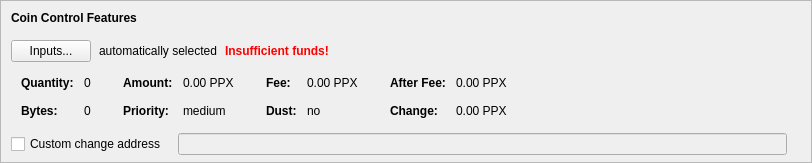
    <widget class="QFrame" name="frameCoinControl">
     <property name="sizePolicy">
      <sizepolicy hsizetype="Expanding" vsizetype="Expanding">
       <horstretch>0</horstretch>
       <verstretch>0</verstretch>
      </sizepolicy>
     </property>
     <property name="maximumSize">
      <size>
       <width>16777215</width>
       <height>16777215</height>
      </size>
     </property>
     <property name="frameShape">
      <enum>QFrame::StyledPanel</enum>
     </property>
     <property name="frameShadow">
      <enum>QFrame::Sunken</enum>
     </property>
     <layout class="QVBoxLayout" name="verticalLayoutCoinControl2">
      <property name="spacing">
       <number>0</number>
      </property>
      <property name="leftMargin">
       <number>0</number>
      </property>
      <property name="topMargin">
       <number>0</number>
      </property>
      <property name="rightMargin">
       <number>0</number>
      </property>
      <property name="bottomMargin">
       <number>6</number>
      </property>
      <item>
       <layout class="QVBoxLayout" name="verticalLayoutCoinControl" stretch="0,0,0,0,1">
        <property name="spacing">
         <number>0</number>
        </property>
        <property name="leftMargin">
         <number>10</number>
        </property>
        <property name="topMargin">
         <number>10</number>
        </property>
        <item>
         <layout class="QHBoxLayout" name="horizontalLayoutCoinControl1">
          <property name="bottomMargin">
           <number>15</number>
          </property>
          <item>
           <widget class="QLabel" name="labelCoinControlFeatures">
            <property name="sizePolicy">
             <sizepolicy hsizetype="Preferred" vsizetype="Maximum">
              <horstretch>0</horstretch>
              <verstretch>0</verstretch>
             </sizepolicy>
            </property>
            <property name="font">
             <font>
              <weight>75</weight>
              <bold>true</bold>
             </font>
            </property>
            <property name="styleSheet">
             <string notr="true">font-weight:bold;</string>
            </property>
            <property name="text">
             <string>Coin Control Features</string>
            </property>
           </widget>
          </item>
         </layout>
        </item>
        <item>
         <layout class="QHBoxLayout" name="horizontalLayoutCoinControl2" stretch="0,0,0,0">
          <property name="spacing">
           <number>8</number>
          </property>
          <property name="bottomMargin">
           <number>10</number>
          </property>
          <item>
           <widget class="QPushButton" name="pushButtonCoinControl">
            <property name="styleSheet">
             <string notr="true"/>
            </property>
            <property name="text">
             <string>Inputs...</string>
            </property>
            <property name="autoDefault">
             <bool>false</bool>
            </property>
           </widget>
          </item>
          <item>
           <widget class="QLabel" name="labelCoinControlAutomaticallySelected">
            <property name="text">
             <string>automatically selected</string>
            </property>
            <property name="margin">
             <number>5</number>
            </property>
           </widget>
          </item>
          <item>
           <widget class="QLabel" name="labelCoinControlInsuffFunds">
            <property name="font">
             <font>
              <weight>75</weight>
              <bold>true</bold>
             </font>
            </property>
            <property name="styleSheet">
             <string notr="true">color:red;font-weight:bold;</string>
            </property>
            <property name="text">
             <string>Insufficient funds!</string>
            </property>
            <property name="margin">
             <number>5</number>
            </property>
           </widget>
          </item>
          <item>
           <spacer name="horizontalSpacerCoinControl">
            <property name="orientation">
             <enum>Qt::Horizontal</enum>
            </property>
            <property name="sizeHint" stdset="0">
             <size>
              <width>40</width>
              <height>1</height>
             </size>
            </property>
           </spacer>
          </item>
         </layout>
        </item>
        <item>
         <widget class="QWidget" name="widgetCoinControl" native="true">
          <property name="sizePolicy">
           <sizepolicy hsizetype="Preferred" vsizetype="Preferred">
            <horstretch>0</horstretch>
            <verstretch>0</verstretch>
           </sizepolicy>
          </property>
          <property name="minimumSize">
           <size>
            <width>0</width>
            <height>0</height>
           </size>
          </property>
          <property name="styleSheet">
           <string notr="true"/>
          </property>
          <layout class="QHBoxLayout" name="horizontalLayoutCoinControl5">
           <property name="leftMargin">
            <number>0</number>
           </property>
           <property name="topMargin">
            <number>0</number>
           </property>
           <property name="rightMargin">
            <number>0</number>
           </property>
           <property name="bottomMargin">
            <number>0</number>
           </property>
           <item>
            <layout class="QHBoxLayout" name="horizontalLayoutCoinControl3" stretch="0,0,0,1">
             <property name="spacing">
              <number>20</number>
             </property>
             <property name="topMargin">
              <number>0</number>
             </property>
             <property name="bottomMargin">
              <number>10</number>
             </property>
             <item>
              <layout class="QFormLayout" name="formLayoutCoinControl1">
               <property name="horizontalSpacing">
                <number>10</number>
               </property>
               <property name="verticalSpacing">
                <number>14</number>
               </property>
               <property name="leftMargin">
                <number>10</number>
               </property>
               <property name="topMargin">
                <number>4</number>
               </property>
               <property name="rightMargin">
                <number>6</number>
               </property>
               <item row="0" column="0">
                <widget class="QLabel" name="labelCoinControlQuantityText">
                 <property name="font">
                  <font>
                   <weight>75</weight>
                   <bold>true</bold>
                  </font>
                 </property>
                 <property name="text">
                  <string>Quantity:</string>
                 </property>
                 <property name="margin">
                  <number>0</number>
                 </property>
                </widget>
               </item>
               <item row="0" column="1">
                <widget class="QLabel" name="labelCoinControlQuantity">
                 <property name="cursor">
                  <cursorShape>IBeamCursor</cursorShape>
                 </property>
                 <property name="contextMenuPolicy">
                  <enum>Qt::ActionsContextMenu</enum>
                 </property>
                 <property name="text">
                  <string notr="true">0</string>
                 </property>
                 <property name="margin">
                  <number>0</number>
                 </property>
                 <property name="textInteractionFlags">
                  <set>Qt::LinksAccessibleByMouse|Qt::TextSelectableByKeyboard|Qt::TextSelectableByMouse</set>
                 </property>
                </widget>
               </item>
               <item row="1" column="0">
                <widget class="QLabel" name="labelCoinControlBytesText">
                 <property name="font">
                  <font>
                   <weight>75</weight>
                   <bold>true</bold>
                  </font>
                 </property>
                 <property name="text">
                  <string>Bytes:</string>
                 </property>
                </widget>
               </item>
               <item row="1" column="1">
                <widget class="QLabel" name="labelCoinControlBytes">
                 <property name="cursor">
                  <cursorShape>IBeamCursor</cursorShape>
                 </property>
                 <property name="contextMenuPolicy">
                  <enum>Qt::ActionsContextMenu</enum>
                 </property>
                 <property name="text">
                  <string notr="true">0</string>
                 </property>
                 <property name="textInteractionFlags">
                  <set>Qt::LinksAccessibleByMouse|Qt::TextSelectableByKeyboard|Qt::TextSelectableByMouse</set>
                 </property>
                </widget>
               </item>
              </layout>
             </item>
             <item>
              <layout class="QFormLayout" name="formLayoutCoinControl2">
               <property name="horizontalSpacing">
                <number>10</number>
               </property>
               <property name="verticalSpacing">
                <number>14</number>
               </property>
               <property name="leftMargin">
                <number>6</number>
               </property>
               <property name="topMargin">
                <number>4</number>
               </property>
               <property name="rightMargin">
                <number>6</number>
               </property>
               <item row="0" column="0">
                <widget class="QLabel" name="labelCoinControlAmountText">
                 <property name="font">
                  <font>
                   <weight>75</weight>
                   <bold>true</bold>
                  </font>
                 </property>
                 <property name="text">
                  <string>Amount:</string>
                 </property>
                 <property name="margin">
                  <number>0</number>
                 </property>
                </widget>
               </item>
               <item row="0" column="1">
                <widget class="QLabel" name="labelCoinControlAmount">
                 <property name="cursor">
                  <cursorShape>IBeamCursor</cursorShape>
                 </property>
                 <property name="contextMenuPolicy">
                  <enum>Qt::ActionsContextMenu</enum>
                 </property>
                 <property name="text">
                  <string notr="true">0.00 PPX</string>
                 </property>
                 <property name="textInteractionFlags">
                  <set>Qt::LinksAccessibleByMouse|Qt::TextSelectableByKeyboard|Qt::TextSelectableByMouse</set>
                 </property>
                </widget>
               </item>
               <item row="1" column="0">
                <widget class="QLabel" name="labelCoinControlPriorityText">
                 <property name="font">
                  <font>
                   <weight>75</weight>
                   <bold>true</bold>
                  </font>
                 </property>
                 <property name="text">
                  <string>Priority:</string>
                 </property>
                </widget>
               </item>
               <item row="1" column="1">
                <widget class="QLabel" name="labelCoinControlPriority">
                 <property name="cursor">
                  <cursorShape>IBeamCursor</cursorShape>
                 </property>
                 <property name="contextMenuPolicy">
                  <enum>Qt::ActionsContextMenu</enum>
                 </property>
                 <property name="text">
                  <string>medium</string>
                 </property>
                 <property name="textInteractionFlags">
                  <set>Qt::LinksAccessibleByMouse|Qt::TextSelectableByKeyboard|Qt::TextSelectableByMouse</set>
                 </property>
                </widget>
               </item>
              </layout>
             </item>
             <item>
              <layout class="QFormLayout" name="formLayoutCoinControl3">
               <property name="horizontalSpacing">
                <number>10</number>
               </property>
               <property name="verticalSpacing">
                <number>14</number>
               </property>
               <property name="leftMargin">
                <number>6</number>
               </property>
               <property name="topMargin">
                <number>4</number>
               </property>
               <property name="rightMargin">
                <number>6</number>
               </property>
               <item row="0" column="0">
                <widget class="QLabel" name="labelCoinControlFeeText">
                 <property name="font">
                  <font>
                   <weight>75</weight>
                   <bold>true</bold>
                  </font>
                 </property>
                 <property name="text">
                  <string>Fee:</string>
                 </property>
                 <property name="margin">
                  <number>0</number>
                 </property>
                </widget>
               </item>
               <item row="0" column="1">
                <widget class="QLabel" name="labelCoinControlFee">
                 <property name="cursor">
                  <cursorShape>IBeamCursor</cursorShape>
                 </property>
                 <property name="contextMenuPolicy">
                  <enum>Qt::ActionsContextMenu</enum>
                 </property>
                 <property name="text">
                  <string notr="true">0.00 PPX</string>
                 </property>
                 <property name="textInteractionFlags">
                  <set>Qt::LinksAccessibleByMouse|Qt::TextSelectableByKeyboard|Qt::TextSelectableByMouse</set>
                 </property>
                </widget>
               </item>
               <item row="1" column="0">
                <widget class="QLabel" name="labelCoinControlLowOutputText">
                 <property name="font">
                  <font>
                   <weight>75</weight>
                   <bold>true</bold>
                  </font>
                 </property>
                 <property name="text">
                  <string>Dust:</string>
                 </property>
                </widget>
               </item>
               <item row="1" column="1">
                <widget class="QLabel" name="labelCoinControlLowOutput">
                 <property name="cursor">
                  <cursorShape>IBeamCursor</cursorShape>
                 </property>
                 <property name="contextMenuPolicy">
                  <enum>Qt::ActionsContextMenu</enum>
                 </property>
                 <property name="text">
                  <string>no</string>
                 </property>
                 <property name="textInteractionFlags">
                  <set>Qt::LinksAccessibleByMouse|Qt::TextSelectableByKeyboard|Qt::TextSelectableByMouse</set>
                 </property>
                </widget>
               </item>
              </layout>
             </item>
             <item>
              <layout class="QFormLayout" name="formLayoutCoinControl4">
               <property name="horizontalSpacing">
                <number>10</number>
               </property>
               <property name="verticalSpacing">
                <number>14</number>
               </property>
               <property name="leftMargin">
                <number>6</number>
               </property>
               <property name="topMargin">
                <number>4</number>
               </property>
               <property name="rightMargin">
                <number>6</number>
               </property>
               <item row="0" column="0">
                <widget class="QLabel" name="labelCoinControlAfterFeeText">
                 <property name="font">
                  <font>
                   <weight>75</weight>
                   <bold>true</bold>
                  </font>
                 </property>
                 <property name="text">
                  <string>After Fee:</string>
                 </property>
                 <property name="margin">
                  <number>0</number>
                 </property>
                </widget>
               </item>
               <item row="0" column="1">
                <widget class="QLabel" name="labelCoinControlAfterFee">
                 <property name="cursor">
                  <cursorShape>IBeamCursor</cursorShape>
                 </property>
                 <property name="contextMenuPolicy">
                  <enum>Qt::ActionsContextMenu</enum>
                 </property>
                 <property name="text">
                  <string notr="true">0.00 PPX</string>
                 </property>
                 <property name="textInteractionFlags">
                  <set>Qt::LinksAccessibleByMouse|Qt::TextSelectableByKeyboard|Qt::TextSelectableByMouse</set>
                 </property>
                </widget>
               </item>
               <item row="1" column="0">
                <widget class="QLabel" name="labelCoinControlChangeText">
                 <property name="font">
                  <font>
                   <weight>75</weight>
                   <bold>true</bold>
                  </font>
                 </property>
                 <property name="text">
                  <string>Change:</string>
                 </property>
                </widget>
               </item>
               <item row="1" column="1">
                <widget class="QLabel" name="labelCoinControlChange">
                 <property name="cursor">
                  <cursorShape>IBeamCursor</cursorShape>
                 </property>
                 <property name="contextMenuPolicy">
                  <enum>Qt::ActionsContextMenu</enum>
                 </property>
                 <property name="text">
                  <string notr="true">0.00 PPX</string>
                 </property>
                 <property name="textInteractionFlags">
                  <set>Qt::LinksAccessibleByMouse|Qt::TextSelectableByKeyboard|Qt::TextSelectableByMouse</set>
                 </property>
                </widget>
               </item>
              </layout>
             </item>
            </layout>
           </item>
          </layout>
         </widget>
        </item>
        <item>
         <layout class="QHBoxLayout" name="horizontalLayoutCoinControl4" stretch="0,0,0">
          <property name="spacing">
           <number>12</number>
          </property>
          <property name="sizeConstraint">
           <enum>QLayout::SetDefaultConstraint</enum>
          </property>
          <property name="topMargin">
           <number>5</number>
          </property>
          <property name="rightMargin">
           <number>5</number>
          </property>
          <item>
           <widget class="QCheckBox" name="checkBoxCoinControlChange">
            <property name="toolTip">
             <string>If this is activated, but the change address is empty or invalid, change will be sent to a newly generated address.</string>
            </property>
            <property name="text">
             <string>Custom change address</string>
            </property>
           </widget>
          </item>
          <item>
           <widget class="QValidatedLineEdit" name="lineEditCoinControlChange">
            <property name="enabled">
             <bool>false</bool>
            </property>
            <property name="sizePolicy">
             <sizepolicy hsizetype="Expanding" vsizetype="Fixed">
              <horstretch>0</horstretch>
              <verstretch>0</verstretch>
             </sizepolicy>
            </property>
           </widget>
          </item>
          <item>
           <widget class="QLabel" name="labelCoinControlChangeLabel">
            <property name="sizePolicy">
             <sizepolicy hsizetype="Preferred" vsizetype="Expanding">
              <horstretch>0</horstretch>
              <verstretch>0</verstretch>
             </sizepolicy>
            </property>
            <property name="minimumSize">
             <size>
              <width>0</width>
              <height>0</height>
             </size>
            </property>
            <property name="text">
             <string/>
            </property>
            <property name="margin">
             <number>3</number>
            </property>
           </widget>
          </item>
         </layout>
        </item>
        <item>
         <spacer name="verticalSpacerCoinControl">
          <property name="orientation">
           <enum>Qt::Vertical</enum>
          </property>
          <property name="sizeHint" stdset="0">
           <size>
            <width>800</width>
            <height>1</height>
           </size>
          </property>
         </spacer>
        </item>
       </layout>
      </item>
     </layout>
    </widget>
